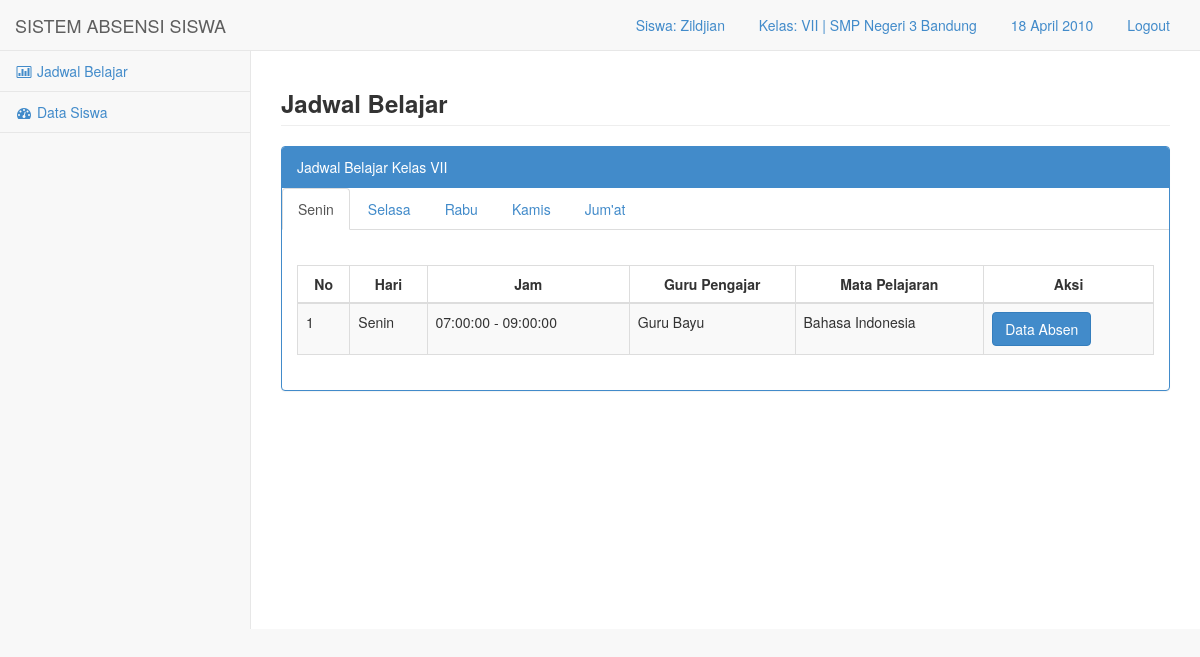
Screenshot of /media.php?module=siswa_senin (signed in) with the database file from the repository.
### tables this page shows
CREATE TABLE `kelas` (
  `idk` int(10) NOT NULL,
  `id` int(10) NOT NULL,
  `nama` varchar(50) NOT NULL
);

CREATE TABLE `sekolah` (
  `id` int(10) NOT NULL,
  `kode` varchar(50) NOT NULL,
  `nama` varchar(100) NOT NULL,
  `alamat` text NOT NULL
);

CREATE TABLE `jadwal` (
  `idj` int(11) NOT NULL,
  `idh` int(11) NOT NULL,
  `idg` int(11) NOT NULL,
  `idk` int(11) NOT NULL,
  `idm` int(11) NOT NULL,
  `jam_mulai` time NOT NULL,
  `jam_selesai` time NOT NULL,
  `aktif` int(11) NOT NULL
);

CREATE TABLE `hari` (
  `idh` int(11) NOT NULL,
  `hari` varchar(15) NOT NULL
);

CREATE TABLE `guru` (
  `idg` int(10) NOT NULL,
  `nip` varchar(50) NOT NULL,
  `nama` varchar(100) NOT NULL,
  `jk` varchar(3) NOT NULL,
  `alamat` text NOT NULL,
  `pass` text NOT NULL
);

CREATE TABLE `mata_pelajaran` (
  `idm` int(11) NOT NULL,
  `nama_mp` varchar(100) NOT NULL
);

### config/fungsi.php (called while the page is built, shortened)
<?php
function tgl_ina($parameter){
$thn=substr($parameter,0,4);
$b=substr($parameter,5,2);
$tgl=substr($parameter,-2);
if($b==1) {$bln="Januari";}
else if($b==2) {$bln="Februari";}
else if($b==3) {$bln="Maret";}
else if($b==4) {$bln="April";}
$tanggal=$tgl . " ".$bln ." ".$thn;
return $tanggal;
}
?>

### module/jadwal_siswa/siswa_senin.php (the view)
            <div class="row">
                <div class="col-lg-12">
					<h3 class="page-header"><strong>Jadwal Belajar</strong></h3>
                </div>
            </div>
            <?php
            	$sql=mysql_query("select * from kelas where idk='$klss'");
            	$rs=mysql_fetch_array($sql);
             ?>
            <div class="row">
                <div class="col-lg-12">
                    <div class="panel panel-primary">
                      <div class="panel-heading">
                          Jadwal Belajar Kelas <?php echo "$rs[nama]" ; ?>
                      </div>
                      <ul class="nav nav-tabs">
                    	  <li role="presentation" class="active"><a href="media.php?module=siswa_senin">Senin</a></li>
                    	  <li role="presentation"><a href="media.php?module=siswa_selasa">Selasa</a></li>
                    	  <li role="presentation"><a href="media.php?module=siswa_rabu">Rabu</a></li>
                        <li role="presentation"><a href="media.php?module=siswa_kamis">Kamis</a></li>
                        <li role="presentation"><a href="media.php?module=siswa_jumat">Jum'at</a></li>
                    	</ul>
                      <br>
                        <div class="panel-body">
                            <div class="table-responsive">
                                <table class="table table-striped table-bordered table-hover">
                                    <thead>
                                        <tr>
                                            <th class="text-center">No</th>
                                            <th class="text-center">Hari</th>
                                            <th class="text-center">Jam</th>
                                            <th class="text-center">Guru Pengajar</th>
                                            <th class="text-center">Mata Pelajaran</th>
                                            <th class="text-center">Aksi</th>
                                        </tr>
                                    </thead>
                                    <tbody>
<?php
$no=1;
	$sql=mysql_query("select jadwal.idj , hari.hari , guru.nama AS nama_guru, mata_pelajaran.nama_mp
  , jadwal.jam_selesai, jadwal.jam_mulai from jadwal,hari,guru,mata_pelajaran WHERE jadwal.idh=hari.idh AND jadwal.idg=guru.idg AND jadwal.idm=mata_pelajaran.idm
  AND jadwal.idh=1 AND jadwal.idk='$rs[idk]'
  ORDER BY jadwal.jam_mulai");
	while($rs=mysql_fetch_array($sql)){
?>                                        <tr class="odd gradeX">
                                            <td><?php echo"$no";  ?></td>
                                            <td ><?php echo"$rs[hari]";  ?></td>
                                            <td ><?php echo"$rs[jam_mulai] - $rs[jam_selesai]";  ?></td>
                                            <td ><?php echo"$rs[nama_guru]";  ?></td>
                                            <td ><?php echo"$rs[nama_mp]";  ?></td>
                                            <td><a href="./././media.php?module=rekap_s&idj=<?php echo $rs['idj'] ?>"><button type="button" class="btn btn-primary">Data Absen</button></a></td>
                                        </tr>
<?php
$no++;}
?>
                                    </tbody>
                                </table>
                            </div>
                        </div>
                    </div>
                </div>
            </div>

### media.php (shortened to what this page needs)
<?php
if(!empty($_SESSION['nama'])){
$usre=$_SESSION['nama'];
$level=$_SESSION['level'];
$klss=$_SESSION['idk'];
$idd=$_SESSION['id'];
include "config/fungsi.php";
?>
<!DOCTYPE html>
<html>
<head>
    <link href="css/bootstrap.min.css" rel="stylesheet">
    <link href="font-awesome/css/font-awesome.css" rel="stylesheet">
    <link href="css/plugins/dataTables/dataTables.bootstrap.css" rel="stylesheet">
    <link href="css/sb-admin.css" rel="stylesheet">
</head>
<body>
    <div id="wrapper">
        <nav class="navbar navbar-default navbar-fixed-top" role="navigation" style="margin-bottom: 0">
            <div class="navbar-header">
                <a class="navbar-brand" href="media.php?module=home">SISTEM ABSENSI SISWA</a>
            </div>
            <ul class="nav navbar-top-links navbar-right">
                <li class="dropdown">
                    <a class="dropdown-toggle" data-toggle="dropdown" href="#">
<?php
if($level=="admin") {
echo "[[$usre]]";
}
elseif($level=="guru") {
echo "Guru: $usre";
}
else {
echo "Siswa: $usre";
}
?>
                   </a>
                </li>
       <li class="dropdown">
                    <a class="dropdown-toggle" data-toggle="dropdown" href="#">
<?php
if($level=="admin" OR $level=="guru"){
	$sqla=mysql_query("select * from sekolah where id='$idd'");
	$rsa=mysql_fetch_array($sqla);
echo "$rsa[nama]" ;
}else{
	$sql=mysql_query("select * from kelas where idk='$klss'");
	$rs=mysql_fetch_array($sql);
  $sqla=mysql_query("select * from sekolah where id='$idd'");
  $rsa=mysql_fetch_array($sqla);
echo "Kelas: $rs[nama] | $rsa[nama]";
}
?>
                   </a>
                </li>
                <li class="dropdown">
                    <a class="dropdown-toggle" data-toggle="dropdown" href="#">
<?php
$tgl_lengkap= tgl_ina(date("Y-m-d"));
if ($level=="guru") {
$hhari= hari_ina(date("l"));
echo "<b>$hhari, $tgl_lengkap</b>"; echo " | <label class='labelol' id='clock'></label>";
}
else {
  echo "$tgl_lengkap";
}
 ?>
                   </a>
                </li>
                <li class="dropdown">
                    <a class="dropdown-toggle" data-toggle="" href="logout.php">
<?php echo "Logout"; ?>
                   </a>
                </li>
            </ul>
            <div class="navbar-default navbar-static-side" role="navigation">
                <div class="sidebar-collapse">
                    <ul class="nav" id="side-menu">
<?php if($level=='user'){ ?>
                        <li>
                            <a href="media.php?module=siswa_senin"><i class="fa fa-bar-chart-o fa-fw"></i> Jadwal Belajar</a>
                        </li>
<?php } ?>
<?php if($level=='user'){ ?>
                        <li>
                            <a href="media.php?module=siswa_det"><i class="fa fa-dashboard fa-fw"></i> Data Siswa</a>
                        </li>
<?php } ?>
                    </ul>
                </div>
            </div>
        </nav>
        <div id="page-wrapper">
<?php include "content.php";  ?>
        </div>
    </div>
</body>
</html>
<?php }
else {
  echo "<center><h2>Anda Harus Login Terlebih Dahulu</h2>
    <a href=index.php><b>Klik ini untuk Login</b></a></center>";
}
?>

### css/sb-admin.css (style rules this page uses)
body { padding-top: 100px; background-color: #f8f8f8; }
@media (min-width:768px) { body { padding-top: 50px; } }
#wrapper { width: 100%; height:100%; }
#page-wrapper { padding: 0 15px; min-height: 579px; height:100%; background-color: #fff; }
@media (min-width:768px) { #page-wrapper { position: inherit; margin: 0 0 0 250px; padding: 0 30px; height:100%; border-left: 1px solid #e7e7e7; } }
.navbar-top-links li { display: inline-block; }
.navbar-top-links li:last-child { margin-right: 15px; }
.navbar-top-links li a { padding: 15px; min-height: 50px; }
.navbar-static-side ul li { border-bottom: 1px solid #e7e7e7; }
@media (min-width:768px) { .navbar-static-side { z-index: 1; position: absolute; width: 250px; margin-top: 51px; } }

### rows the page displays
kelas: nama "VII"
sekolah: nama "SMP Negeri 3 Bandung"
jadwal: hari.hari "Senin", jam_mulai "07:00:00", jam_selesai "09:00:00", guru.nama "Guru Bayu", mata_pelajaran.nama_mp "Bahasa Indonesia"

### other values shown
$usre "Zildjian"
$tgl_lengkap "18 April 2010"
